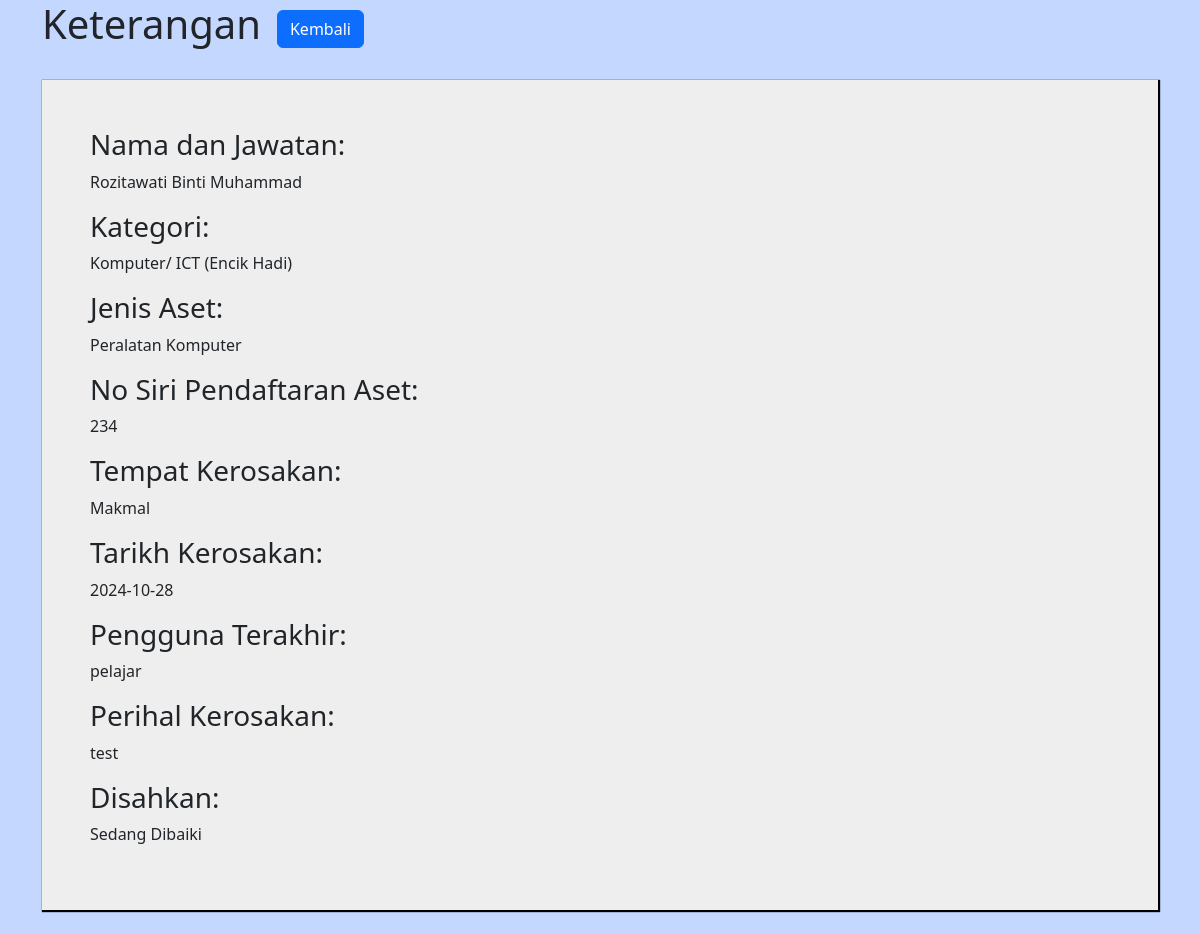
Screenshot of /view_staff.php?no_id=23 with the database file from the repository.
### tables this page shows
CREATE TABLE `tbl_semakan` (
  `no_id` int NOT NULL,
  `kategori` varchar(50) NOT NULL,
  `jenis_aset` varchar(255) NOT NULL,
  `no_siri` varchar(10) NOT NULL,
  `tempat_rosak` varchar(255) NOT NULL,
  `userterakhir` varchar(255) NOT NULL,
  `ulasan` varchar(255) NOT NULL,
  `nama` varchar(255) NOT NULL,
  `emel` varchar(255) NOT NULL,
  `tarikh_rosak` date NOT NULL,
  `lulus_jabatan` varchar(255) NOT NULL DEFAULT 'Dalam Proses',
  `tarikh` timestamp NOT NULL DEFAULT CURRENT_TIMESTAMP
);

### view_staff.php (the view, shortened to what this page needs)
<!DOCTYPE html>
<html lang="en">
<head>
    <link rel="stylesheet" href="https://cdn.jsdelivr.net/npm/bootstrap@5.2.2/dist/css/bootstrap.min.css">
</head>
<body>
    <div class="container 1">
        <header class="d-flex justify-content-betweenmy-4">
            <h1>Keterangan</h1>
            <div>
            <a href="bppa.php" class="btn btn-primary" id="back">Kembali</a>
            </div>
        </header>
        <div class="book-details p-5 my-4">
            <?php
            include 'db.php';
            if (isset($_GET['no_id']) && is_numeric($_GET['no_id'])) {
                $no_id = $_GET['no_id'];
                $sql = "SELECT * FROM tbl_semakan WHERE no_id = $no_id";
                $result = mysqli_query($conn, $sql);
                if (mysqli_num_rows($result) > 0) {
                    while ($row = mysqli_fetch_array($result)) {
                ?>
                <h3>Nama dan Jawatan:</h3>
                <p><?php echo $row["nama"]; ?></p>
                <h3>Kategori:</h3>
                <p><?php echo $row["kategori"]; ?></p>
                <h3>Jenis Aset:</h3>
                <p><?php echo $row["jenis_aset"]; ?></p>
                <h3>No Siri Pendaftaran Aset:</h3>
                <p><?php echo $row["no_siri"]; ?></p>
                <h3>Tempat Kerosakan:</h3>
                <p><?php echo $row["tempat_rosak"]; ?></p>
                <h3>Tarikh Kerosakan:</h3>
                <p><?php echo $row["tarikh_rosak"]; ?></p>
                <h3>Pengguna Terakhir:</h3>
                <p><?php echo $row["userterakhir"]; ?></p>
                <h3>Perihal Kerosakan:</h3>
                <p><?php echo $row["ulasan"]; ?></p>
                <h3>Disahkan:</h3>
                <p><?php echo $row["lulus_jabatan"]; ?></p>
                <?php
                }
            }
        }
            else{
                echo "<h3>Tiada pemohonan dijumpai.</h3>";
            }
        ?>
            </div>
        </div>
</body>
</html>

### view_staff.php (style rules this page uses)
.book-details { background-color:#EEEEEE; box-shadow: 1px 1px 1px 1px black; }
#back { margin-left: 1rem; margin-top: 10px }
body { background-color: #C4D7FF; }

### rows the page displays
tbl_semakan: nama "Rozitawati Binti Muhammad", kategori "Komputer/ ICT (Encik Hadi)", jenis_aset "Peralatan Komputer", no_siri "234", tempat_rosak "Makmal", tarikh_rosak "2024-10-28", userterakhir "pelajar", ulasan "test", lulus_jabatan "Sedang Dibaiki"
